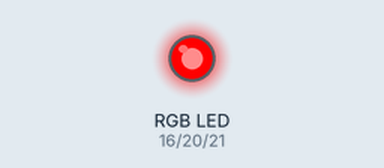
A program run on a simulated Raspberry Pi (BCM pin numbers). Shown: an RGB LED mixed from three pins (HIGH = lit).

Above: at 0.2 s.
At 1.2 s:
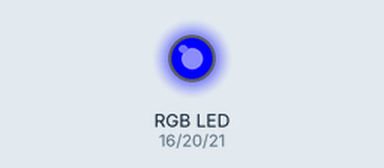
At 1.7 s:
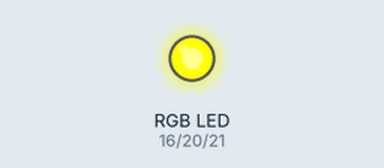
At 3.2 s:
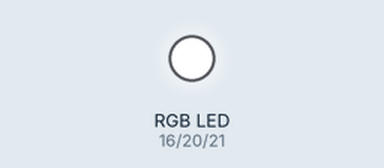
At 5.7 s:
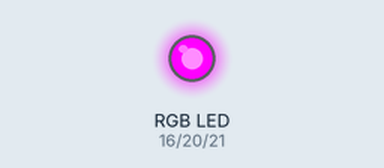
At 7.7 s:
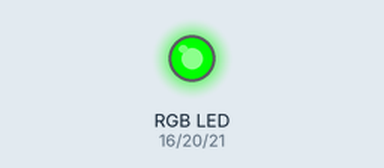
Timing chart, 0 to 8.1 s (numbered marks = the images above):
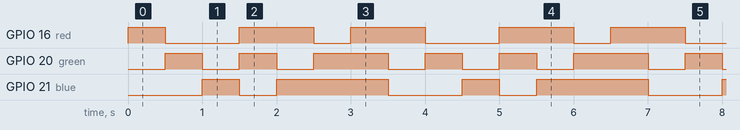

Measured:
- by itself, GPIO 16 (red): repeats every 3.5 s: LOW 1.0 s, HIGH 1.0 s, LOW 0.50 s, HIGH 1.0 s
- by itself, GPIO 20 (green): repeats every 3.5 s: LOW 0.50 s, HIGH 0.50 s, LOW 0.50 s, HIGH 1.0 s, LOW 0.50 s, HIGH 0.50 s
- by itself, GPIO 21 (blue): repeats every 3.5 s: LOW 0.50 s, HIGH 1.5 s, LOW 1.0 s, HIGH 0.50 s

The program:

RGB1.py
```python
import RPi.GPIO as GPIO
import time

colours = [0xFF0000, 0x00FF00, 0x0000FF, 0xFFFF00, 0xFF00FF, 0x00FFFF, 0xFFFFFF]
pins={"red":16, "green":20, "blue":21}

GPIO.setmode(GPIO.BCM)
for i in pins:
	GPIO.setup(pins[i], GPIO.OUT)
	GPIO.output(pins[i], GPIO.HIGH)

red = GPIO.PWM(pins["red"], 2000)
green = GPIO.PWM(pins["green"], 2000)
blue = GPIO.PWM(pins["blue"], 2000)

red.start(0)
green.start(0)
blue.start(0)

def map(x, in_min, in_max, out_min, out_max):
	return (x - in_min) * (out_max - out_min) / (in_max - in_min) + out_min

def set_colour(colour):
	red.ChangeDutyCycle(map((colour & 0xFF0000) >> 16, 0, 255, 0, 100))
	green.ChangeDutyCycle(map((colour & 0x00FF00) >> 8, 0, 255, 0, 100))
	blue.ChangeDutyCycle(map(colour & 0x0000FF, 0, 255, 0, 100))

try:
	while True:
		for colour in colours:
			set_colour(colour)
			time.sleep(0.5)
except KeyboardInterrupt:
	print("User Fucked")

red.stop()
green.stop()
blue.stop()
for i in pins:
	GPIO.output(pins[i], GPIO.HIGH)
GPIO.cleanup()
```
